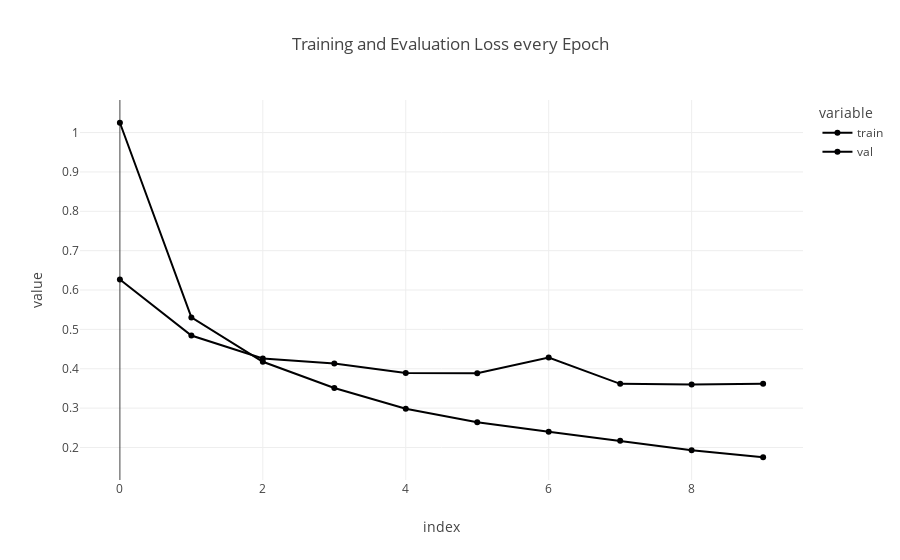

Notebook cell for this chart:
### Code cell
loss = pd.DataFrame({'train': history.history['loss'], 'val': history.history['val_loss']})

fig = px.line(loss, x=loss.index, y=loss.columns[0::], title='Training and Evaluation Loss every Epoch', markers=True)
fig.show()

### Figure 1 — Plotly figure (JSON) as saved in the notebook; plotly's stock layout.template omitted (floating-point values rounded to 4 significant figures)
{"data": [{"hovertemplate": "variable=train<br>index=%{x}<br>value=%{y}<extra></extra>", "legendgroup": "train", "line": {"color": "#000001", "dash": "solid"}, "marker": {"symbol": "circle"}, "mode": "lines+markers", "name": "train", "orientation": "v", "showlegend": true, "x": [0, 1, 2, 3, 4, 5, 6, 7, 8, 9], "xaxis": "x", "y": [1.025, 0.5304, 0.4178, 0.351, 0.2985, 0.2641, 0.2399, 0.2168, 0.1929, 0.1752], "yaxis": "y", "type": "scatter"}, {"hovertemplate": "variable=val<br>index=%{x}<br>value=%{y}<extra></extra>", "legendgroup": "val", "line": {"color": "#000002", "dash": "solid"}, "marker": {"symbol": "circle"}, "mode": "lines+markers", "name": "val", "orientation": "v", "showlegend": true, "x": [0, 1, 2, 3, 4, 5, 6, 7, 8, 9], "xaxis": "x", "y": [0.6266, 0.4844, 0.4259, 0.4131, 0.3894, 0.3885, 0.4283, 0.3617, 0.3602, 0.3622], "yaxis": "y", "type": "scatter"}], "layout": {"xaxis": {"anchor": "y", "domain": [0, 1], "title": {"text": "index"}, "type": "linear", "range": [-0.581, 9.581], "autorange": true}, "yaxis": {"anchor": "x", "domain": [0, 1], "title": {"text": "value"}, "type": "linear", "range": [0.1129, 1.087], "autorange": true}, "legend": {"title": {"text": "variable"}, "tracegroupgap": 0}, "title": {"text": "Training and Evaluation Loss every Epoch"}, "autosize": true}}
